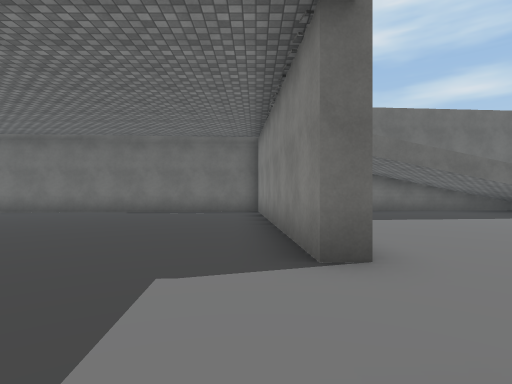
View 1 (above)

21 first-person views from a walk through a Unity game level. The camera is 1.3 m above the floor, looks level and sees 80° across. The floor is counted in squares, 2 m on a side. Each view is taken from the middle of a square. On the plan, view 1 faces up. The plan holds only what a view shows up to about 10 squares ahead; the rest is blank. The place goes on beyond the plan. The player is left out. Some surface patterns are stand-ins.

View 2
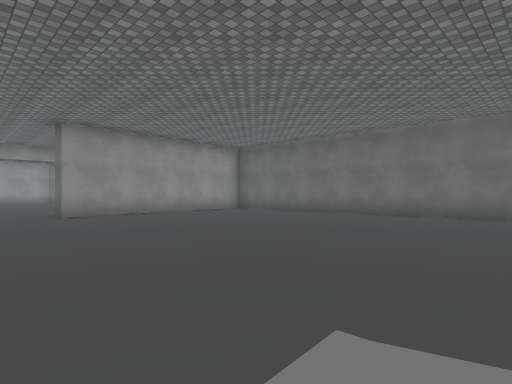

View 3
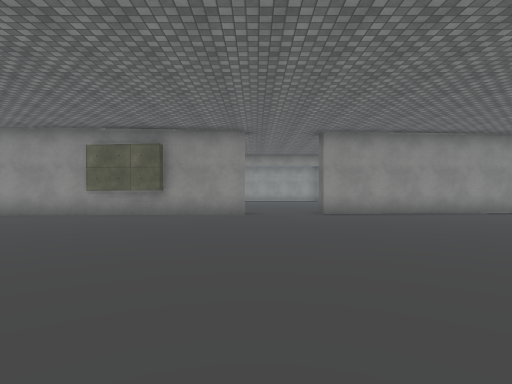

View 4
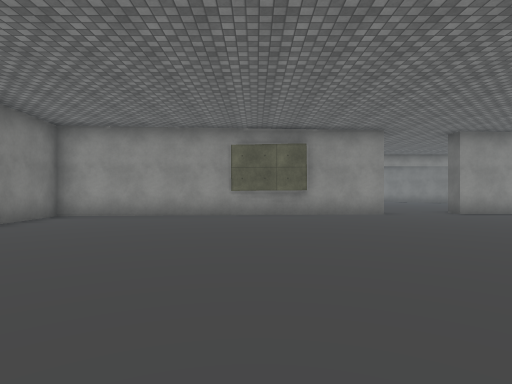

View 5
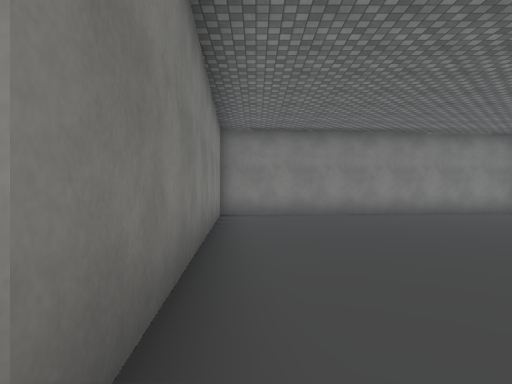

View 6
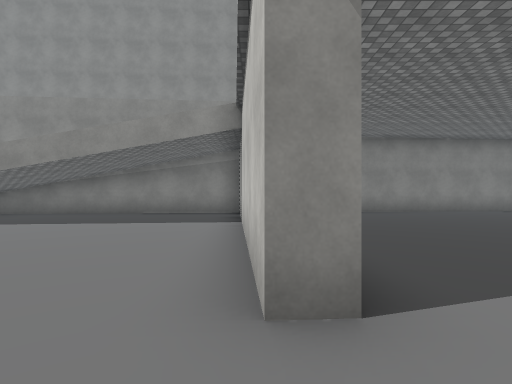

View 7
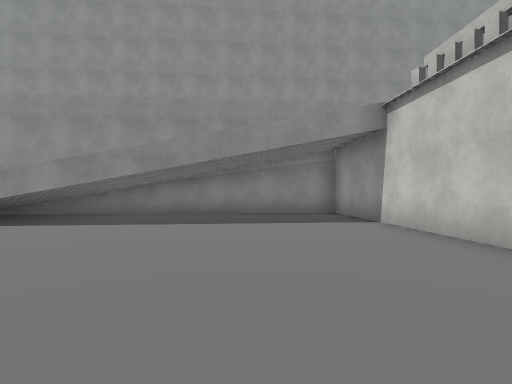

View 8
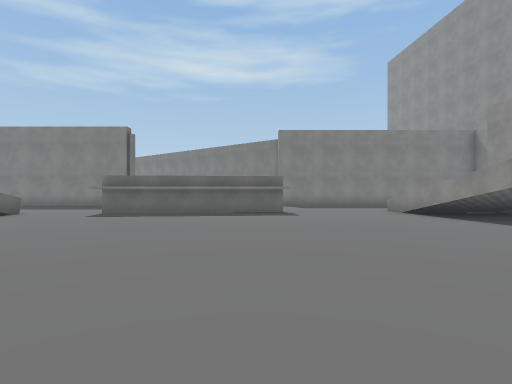

View 9
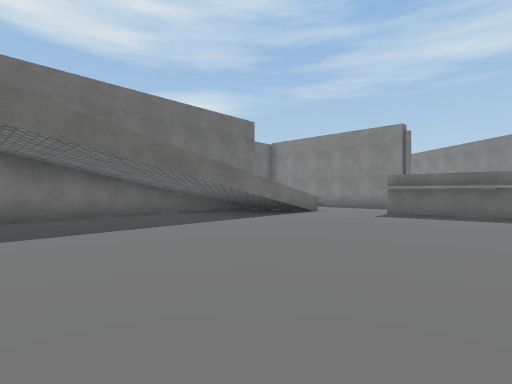

View 10
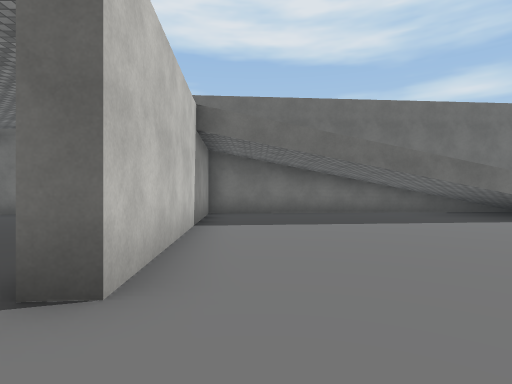

View 11
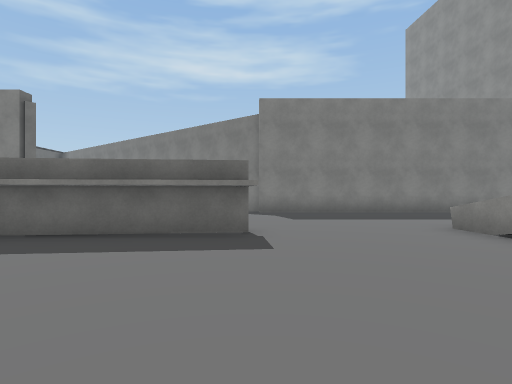

View 12
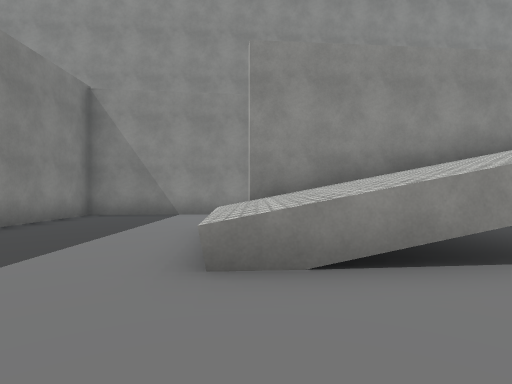

View 13
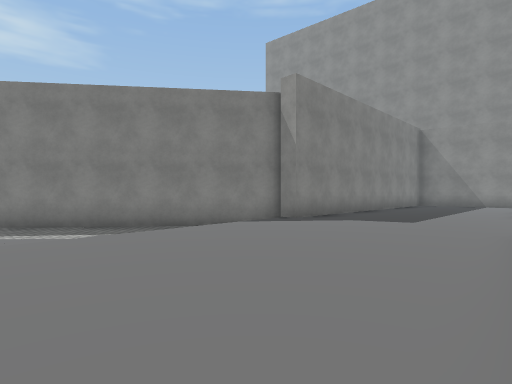

View 14
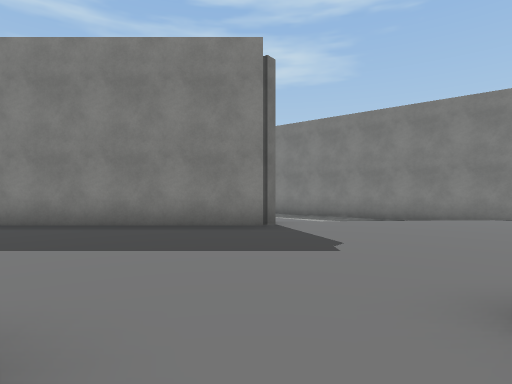

View 15
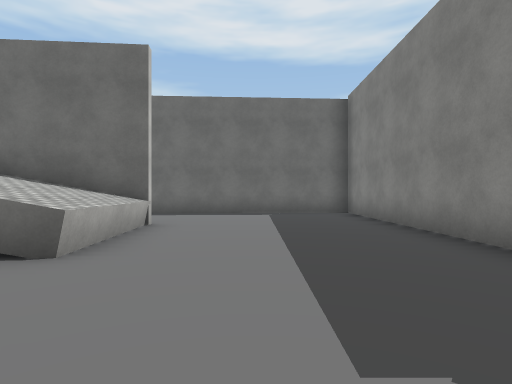

View 16
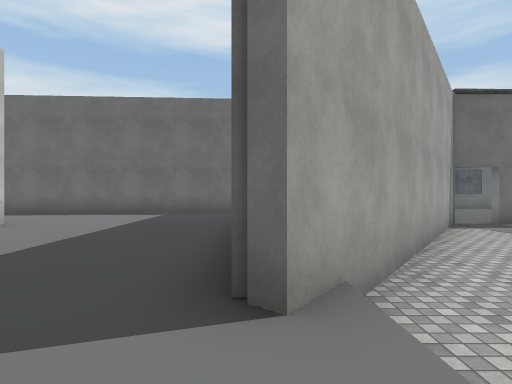

View 17
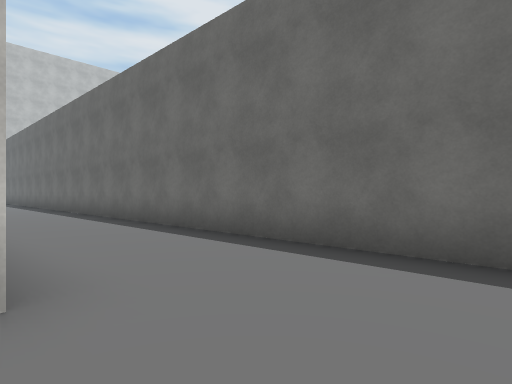

View 18
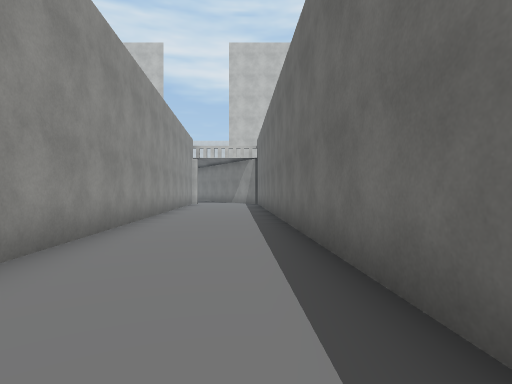

View 19
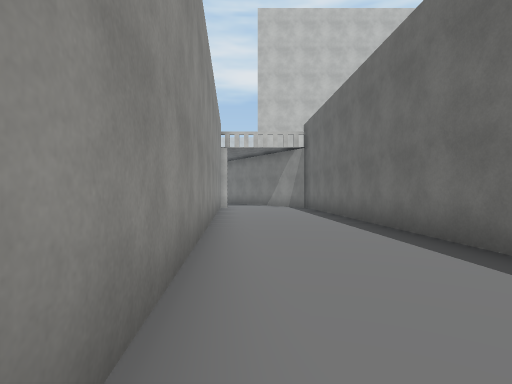

View 20
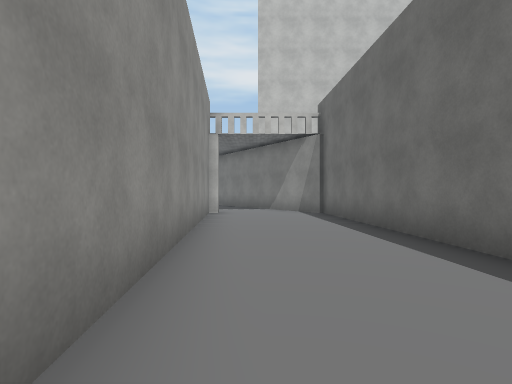

View 21
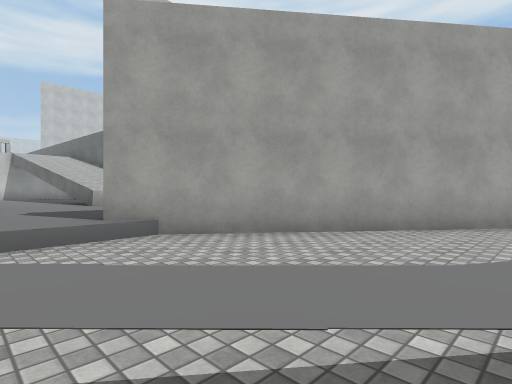

### Floor plan
Key: @ floor where view 1 was taken; # wall or solid block; . main floor; - floor 0.5 m lower than the main floor; / step, stairs or slope; ^ raised ledge.
Columns run from 10 left of view 1 to 21 right of it. Each row starts with its distance up from view 1.
 15                      ######
 14    ###################....#
 13 ####......................#   ##
 12 ..........................#  ##-
 11 ..............#######^....#  #--
 10 #.#############..##^^^....# ##--
  9 ###.......#......##^^^....###---
  8 #.........#......##^^^....##----
  7 ##........##..............#-----
  6  #.........#...............-----
  5  #.........#.........#...../----
  4  #.........#.........#...../ --#
  3 .#.........#.........##..../ -##
  2 .....................##..../ ##
  1 .....................##..../##
  0  #........@#.........##....##
 -1  #.........#...............#
 -2  #.........#...............#
 -3  #.........#...............#
 -4  #.........#......##^^^....#
 -5  #.........#......##^^^....#
 -6  #.........#......##^^^....#
 -7  #.........#..#########....#
 -8  ##############        ....#
 -9                        ....#
-10                       ######

Where each view was taken, in squares from view 1:
view 1: 0 up, 0 right, facing up
view 2: 1 up, 0 right, facing up-left
view 3: 1 up, 0 right, facing left
view 4: 3 down, 0 right, facing left
view 5: 1 up, 0 right, facing down
view 6: 2 up, 1 right, facing down
view 7: 2 up, 4 right, facing down
view 8: 1 up, 2 right, facing right
view 9: 2 up, 2 right, facing up-right
view 10: 1 up, 2 right, facing up
view 11: 0 up, 7 right, facing right
view 12: 1 down, 12 right, facing down
view 13: 6 up, 12 right, facing down-right
view 14: 7 up, 10 right, facing right
view 15: 5 up, 13 right, facing up
view 16: 5 up, 16 right, facing up
view 17: 11 up, 13 right, facing up-left
view 18: 13 up, 7 right, facing left
view 19: 11 up, 3 right, facing left
view 20: 11 up, 0 right, facing left
view 21: 5 up, 21 right, facing up-left
